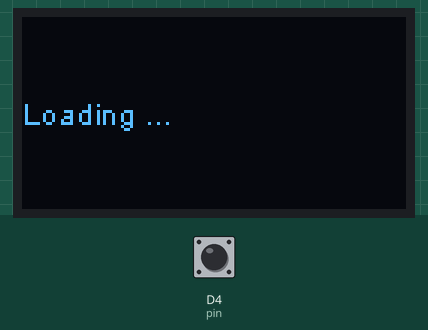
Simulated run of this program. Board: ESP8266 (NodeMCU). Parts: 128×64 one-colour display. The test bench sets the inputs (shaded band); at power-on: D4 (pin) HIGH.

Above: at 0.1 s.
At 3.2 s:
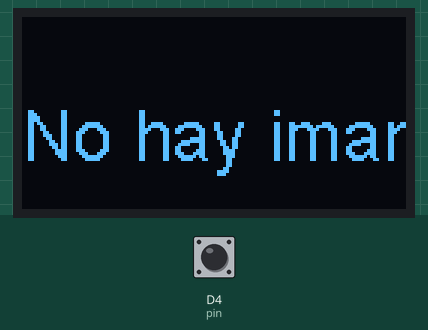
3.3 s: D4 (pin) pulled LOW for 0.15 s
At 3.45 s:
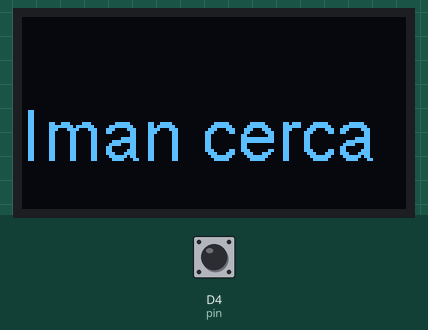
5.0 s: D4 (pin) pulled LOW for 3.2 s
Timing chart, 0 to 8.0 s (numbered marks = the images above; inputs shaded):
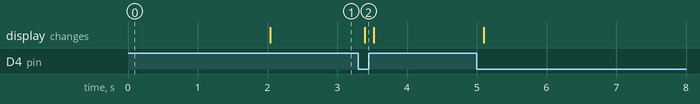

The program:

main.cpp
```cpp
#include <Bounce2.h>
#include <Wire.h>
#include "SSD1306.h"

#define FW_NAME "reed_switch"
#define FW_VERSION "1.0.0"
const char *__FLAGGED_FW_NAME = "\xbf\x84\xe4\x13\x54" FW_NAME "\x93\x44\x6b\xa7\x75";
const char *__FLAGGED_FW_VERSION = "\x6a\x3f\x3e\x0e\xe1" FW_VERSION "\xb0\x30\x48\xd4\x1a";

SSD1306  display(0x3c, D2, D1);
Bounce debouncer = Bounce();
int pin = D4;

void setup()
{
	Serial.begin(115200);
	Serial.println();

	pinMode(pin, INPUT_PULLUP);
	debouncer.attach(pin);
	debouncer.interval(50);

	display.init();
	display.flipScreenVertically();
	display.setFont(ArialMT_Plain_10);

	display.clear();
	display.drawString(0, 26, "Loading ...");
	display.display();
	delay(2000);
}

// el reed switch tiene la logica invertida, eso puede dificultar el deep-sleep
void loop()
{
	debouncer.update();
	display.clear();

	display.setTextAlignment(TEXT_ALIGN_LEFT);
	display.setFont(ArialMT_Plain_24);
	if(debouncer.read() == LOW)
	{
		display.drawString(0, 26, "Iman cerca");
	}
	else
	{
		display.drawString(0, 26, "No hay iman");
	}
	display.setTextAlignment(TEXT_ALIGN_RIGHT);
	display.drawString(10, 128, String(millis()));

	display.display();
	delay(10);
}
```

Measured:
- after the input at 3.3 s, the display: changes after 0.09 s (image 2)
